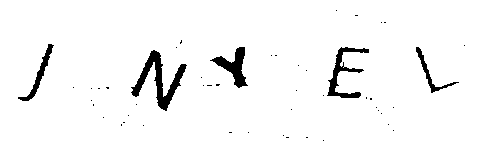
#> input picture ajeitado/telanova100.png.png, 500 x 147 px; its folder holds only this picture in this run
$ python separarletras.py
#> lines starting #> are read from the running program, lines starting #| are printed output that depends on the picture; after the words box and inside, x2 and y2 are one past the last pixel; in counts of white or black regions, pixels touching at a corner belong together
import cv2
import os
import glob
# depois vou apagar o matplot
import matplotlib.pyplot as plt

arquivos = glob.glob('ajeitado/*')

for arquivo in arquivos:
    imagem = cv2.imread(arquivo)
#> imagem is the input picture: shape (147, 500, 3); 96.1% white; 49 black regions (44 under 20 px), largest, box (x1, y1, x2, y2) and area: (131, 50, 187, 111) 984, (327, 47, 369, 98) 596, (210, 47, 248, 88) 566, (18, 44, 54, 101) 355, (416, 47, 459, 93) 265
    imagem = cv2.cvtColor(imagem, cv2.COLOR_RGB2GRAY)

    # em preto e branco
    _, nova_imagem = cv2.threshold(imagem, 0, 255, cv2.THRESH_BINARY_INV)
#> nova_imagem: shape (147, 500); 3.9% white; 49 white regions (44 under 20 px)

    # Encontrar os contornos
    contornos, _ = cv2.findContours(nova_imagem, cv2.RETR_EXTERNAL, cv2.CHAIN_APPROX_SIMPLE)
#> contornos = 49 contours, 44 with area under 20; largest, box (x1, y1, x2, y2) and area: (131, 50, 187, 111) 844, (210, 47, 248, 88) 500, (327, 47, 369, 98) 468, (18, 44, 54, 101) 286, (416, 47, 459, 93) 194

    regiao_letras = []

    #Filtro Contornos
    for contorno in contornos:
        (x, y, largura, altura) = cv2.boundingRect(contorno)
        area = cv2.contourArea(contorno)
        if area > 115:
            regiao_letras.append((x, y, largura, altura))
#> this loop made 49 passes
#> (x, y, largura, altura, area) on passes 38, 39, 40, 41, 44: (131, 50, 56, 61, 843.5), (416, 47, 43, 46, 194), (327, 47, 42, 51, 467.5), (210, 47, 38, 41, 500.5), (18, 44, 36, 57, 286)
#> after the loop, regiao_letras = [(131, 50, 56, 61), (416, 47, 43, 46), (327, 47, 42, 51), (210, 47, 38, 41), (18, 44, 36, 57)]

    if len(regiao_letras) != 5:
        continue

    # Desenhar os contornos e separar as letras em arquivos individuais

    imagem_final = cv2.merge([imagem] * 3)

    i = 0
    for retangulo in regiao_letras:
        x, y, largura, altura = retangulo
        imagem_letra = imagem[y-2:y+altura+2, x-2:x+largura+2]
        i += 1
        nome_arquivo = os.path.basename(arquivo).replace(".png", f"_letra{i}.png")
        cv2.imwrite(f'letras/{nome_arquivo}', imagem_letra)
        cv2.rectangle(imagem_final, (x-2, y-2), (x+largura+2, y+altura+2), (0, 0, 255), 1)
#> this loop made 5 passes
#> pass 1, `imagem_letra = imagem[y-2:y+altura+2, x-2:x+largura+2]`:
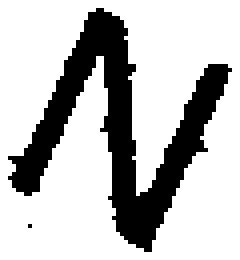
#> imagem_letra: shape (65, 60) (shown 4 times larger); 74.7% white; 2 black regions (1 under 20 px), largest, box (x1, y1, x2, y2) and area: (2, 2, 58, 63) 984
#> pass 2, `imagem_letra = imagem[y-2:y+altura+2, x-2:x+largura+2]`:
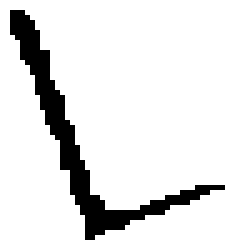
#> imagem_letra: shape (50, 47) (shown 5 times larger); 88.7% white; 1 black region, box (x1, y1, x2, y2) and area: (2, 2, 45, 48) 265
#> pass 3, `imagem_letra = imagem[y-2:y+altura+2, x-2:x+largura+2]`:
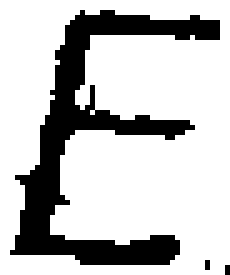
#> imagem_letra: shape (55, 46) (shown 5 times larger); 76.3% white; 3 black regions (2 under 20 px), largest, box (x1, y1, x2, y2) and area: (2, 2, 44, 53) 596
#> after the loop:
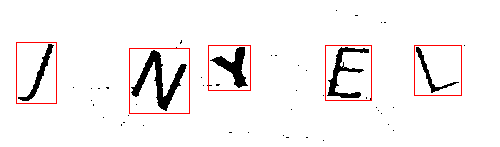
#> imagem_final: shape (147, 500, 3); 1.39% of pixels changed, all inside (x1, y1, x2, y2) = (16, 42, 462, 114); drawn as B, G, R
#> after the loop, i = 5
    nome_arquivo = os.path.basename(arquivo)
    cv2.imwrite(f"identificados/{nome_arquivo}", imagem_final)

$ run again, on ajeitado/telanova116.png.png
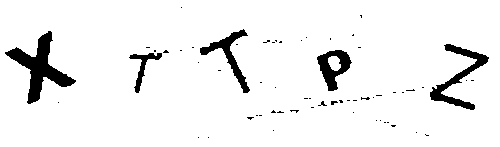
#> input picture ajeitado/telanova116.png.png, 500 x 147 px
#> imagem is the input picture: shape (147, 500, 3); 93.9% white; 61 black regions (56 under 20 px), largest, box (x1, y1, x2, y2) and area: (5, 31, 76, 104) 1567, (430, 44, 489, 110) 965, (200, 29, 250, 93) 712, (317, 50, 352, 91) 688, (129, 53, 162, 93) 328
#> nova_imagem: shape (147, 500); 6.1% white; 61 white regions (56 under 20 px)
#> contornos = 61 contours, 56 with area under 20; largest, box (x1, y1, x2, y2) and area: (5, 31, 76, 104) 1442, (430, 44, 489, 110) 822, (317, 50, 352, 91) 778, (200, 29, 250, 93) 612, (129, 53, 162, 93) 260
#> the loop `for contorno in contornos:` made 61 passes
#> (x, y, largura, altura, area) on passes 40, 41, 48, 58, 59: (129, 53, 33, 40, 260), (317, 50, 35, 41, 777.5), (430, 44, 59, 66, 822), (5, 31, 71, 73, 1441.5), (200, 29, 50, 64, 612.5)
#> after the loop `for contorno in contornos:`: regiao_letras = [(129, 53, 33, 40), (317, 50, 35, 41), (430, 44, 59, 66), (5, 31, 71, 73), (200, 29, 50, 64)]
#> the loop `for retangulo in regiao_letras:` made 5 passes
#> pass 1, `imagem_letra = imagem[y-2:y+altura+2, x-2:x+largura+2]`:
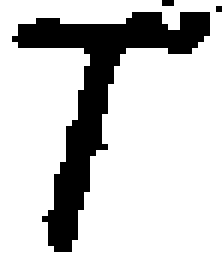
#> imagem_letra: shape (44, 37) (shown 6 times larger); 79.7% white; 3 black regions (2 under 20 px), largest, box (x1, y1, x2, y2) and area: (2, 2, 35, 42) 328
#> after the loop `for retangulo in regiao_letras:`:
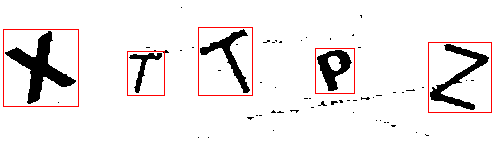
#> imagem_final: shape (147, 500, 3); 1.56% of pixels changed, all inside (x1, y1, x2, y2) = (3, 27, 492, 113); drawn as B, G, R
#> after the loop `for retangulo in regiao_letras:`: i = 5

$ run again, on ajeitado/telanova117.png.png
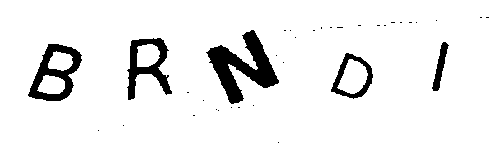
#> input picture ajeitado/telanova117.png.png, 500 x 147 px
#> imagem is the input picture: shape (147, 500, 3); 92.5% white; 35 black regions (30 under 20 px), largest, box (x1, y1, x2, y2) and area: (206, 30, 279, 104) 2173, (28, 44, 82, 101) 1273, (127, 38, 172, 100) 1120, (331, 53, 373, 99) 589, (432, 42, 449, 91) 324
#> nova_imagem: shape (147, 500); 7.5% white; 35 white regions (30 under 20 px)
#> contornos = 35 contours, 30 with area under 20; largest, box (x1, y1, x2, y2) and area: (206, 30, 279, 104) 2017, (28, 44, 82, 101) 1953, (127, 38, 172, 100) 1448, (331, 53, 373, 99) 1228, (432, 42, 449, 91) 272
#> the loop `for contorno in contornos:` made 35 passes
#> (x, y, largura, altura, area) on passes 14, 15, 16, 17, 22: (331, 53, 42, 46, 1228.5), (28, 44, 54, 57, 1953), (432, 42, 17, 49, 272), (127, 38, 45, 62, 1448), (206, 30, 73, 74, 2017)
#> after the loop `for contorno in contornos:`: regiao_letras = [(331, 53, 42, 46), (28, 44, 54, 57), (432, 42, 17, 49), (127, 38, 45, 62), (206, 30, 73, 74)]
#> the loop `for retangulo in regiao_letras:` made 5 passes
#> pass 1, `imagem_letra = imagem[y-2:y+altura+2, x-2:x+largura+2]`:
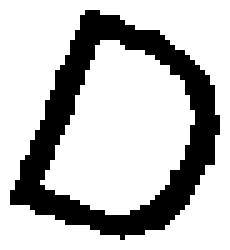
#> imagem_letra: shape (50, 46) (shown 5 times larger); 74.4% white; 1 black region, box (x1, y1, x2, y2) and area: (2, 2, 44, 48) 589
#> after the loop `for retangulo in regiao_letras:`:
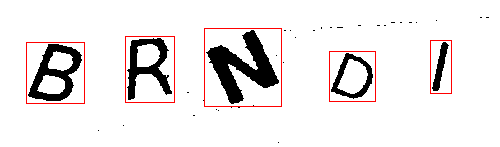
#> imagem_final: shape (147, 500, 3); 1.52% of pixels changed, all inside (x1, y1, x2, y2) = (26, 28, 452, 107); drawn as B, G, R
#> after the loop `for retangulo in regiao_letras:`: i = 5

$ run again, on ajeitado/telanova118.png.png
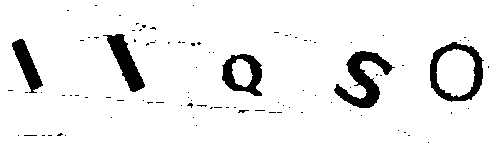
#> input picture ajeitado/telanova118.png.png, 500 x 147 px
#> imagem is the input picture: shape (147, 500, 3); 92.8% white; 96 black regions (90 under 20 px), largest, box (x1, y1, x2, y2) and area: (334, 51, 395, 108) 1368, (430, 42, 484, 102) 1097, (103, 34, 145, 92) 936, (222, 54, 262, 96) 838, (12, 39, 43, 93) 695, (238, 110, 249, 113) 20
#> nova_imagem: shape (147, 500); 7.2% white; 96 white regions (90 under 20 px)
#> contornos = 96 contours, 91 with area under 20; largest, box (x1, y1, x2, y2) and area: (430, 42, 484, 102) 2471, (334, 51, 395, 108) 1232, (222, 54, 262, 96) 1199, (103, 34, 145, 92) 862, (12, 39, 43, 93) 630
#> the loop `for contorno in contornos:` made 96 passes
#> (x, y, largura, altura, area) on passes 57, 60, 63, 78, 86: (222, 54, 40, 42, 1199), (334, 51, 61, 57, 1232), (430, 42, 54, 60, 2471), (12, 39, 31, 54, 630.5), (103, 34, 42, 58, 861.5)
#> after the loop `for contorno in contornos:`: regiao_letras = [(222, 54, 40, 42), (334, 51, 61, 57), (430, 42, 54, 60), (12, 39, 31, 54), (103, 34, 42, 58)]
#> the loop `for retangulo in regiao_letras:` made 5 passes
#> pass 1, `imagem_letra = imagem[y-2:y+altura+2, x-2:x+largura+2]`:
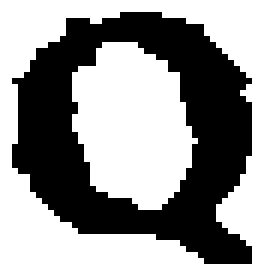
#> imagem_letra: shape (46, 44) (shown 6 times larger); 58.6% white; 1 black region, box (x1, y1, x2, y2) and area: (2, 2, 42, 44) 838
#> after the loop `for retangulo in regiao_letras:`:
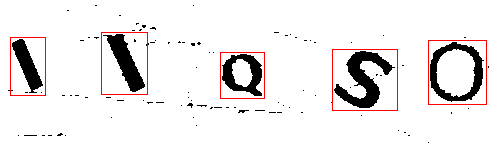
#> imagem_final: shape (147, 500, 3); 1.47% of pixels changed, all inside (x1, y1, x2, y2) = (10, 32, 487, 111); drawn as B, G, R
#> after the loop `for retangulo in regiao_letras:`: i = 5

$ run again, on ajeitado/telanova101.png.png
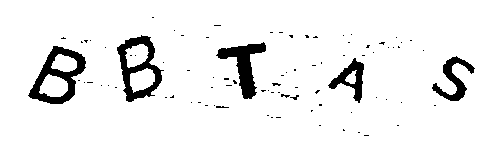
#> input picture ajeitado/telanova101.png.png, 500 x 147 px
#> imagem is the input picture: shape (147, 500, 3); 93.1% white; 86 black regions (79 under 20 px), largest, box (x1, y1, x2, y2) and area: (28, 46, 86, 104) 1272, (117, 35, 164, 102) 1193, (216, 42, 266, 99) 1054
#> nova_imagem: shape (147, 500); 6.9% white; 86 white regions (79 under 20 px)
#> contornos = 84 contours, 79 with area under 20; largest, box (x1, y1, x2, y2) and area: (28, 46, 86, 104) 2002, (117, 35, 164, 102) 1934, (216, 42, 266, 99) 957, (328, 58, 364, 103) 623, (432, 56, 475, 101) 563
#> the loop `for contorno in contornos:` made 84 passes
#> (x, y, largura, altura, area) on passes 50, 51, 60, 65, 78: (328, 58, 36, 45, 623), (432, 56, 43, 45, 563), (28, 46, 58, 58, 2001.5), (216, 42, 50, 57, 957), (117, 35, 47, 67, 1934.5)
#> after the loop `for contorno in contornos:`: regiao_letras = [(328, 58, 36, 45), (432, 56, 43, 45), (28, 46, 58, 58), (216, 42, 50, 57), (117, 35, 47, 67)]
#> the loop `for retangulo in regiao_letras:` made 5 passes
#> after the loop `for retangulo in regiao_letras:`:
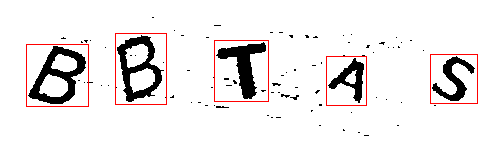
#> imagem_final: shape (147, 500, 3); 1.49% of pixels changed, all inside (x1, y1, x2, y2) = (26, 33, 478, 107); drawn as B, G, R
#> after the loop `for retangulo in regiao_letras:`: i = 5
